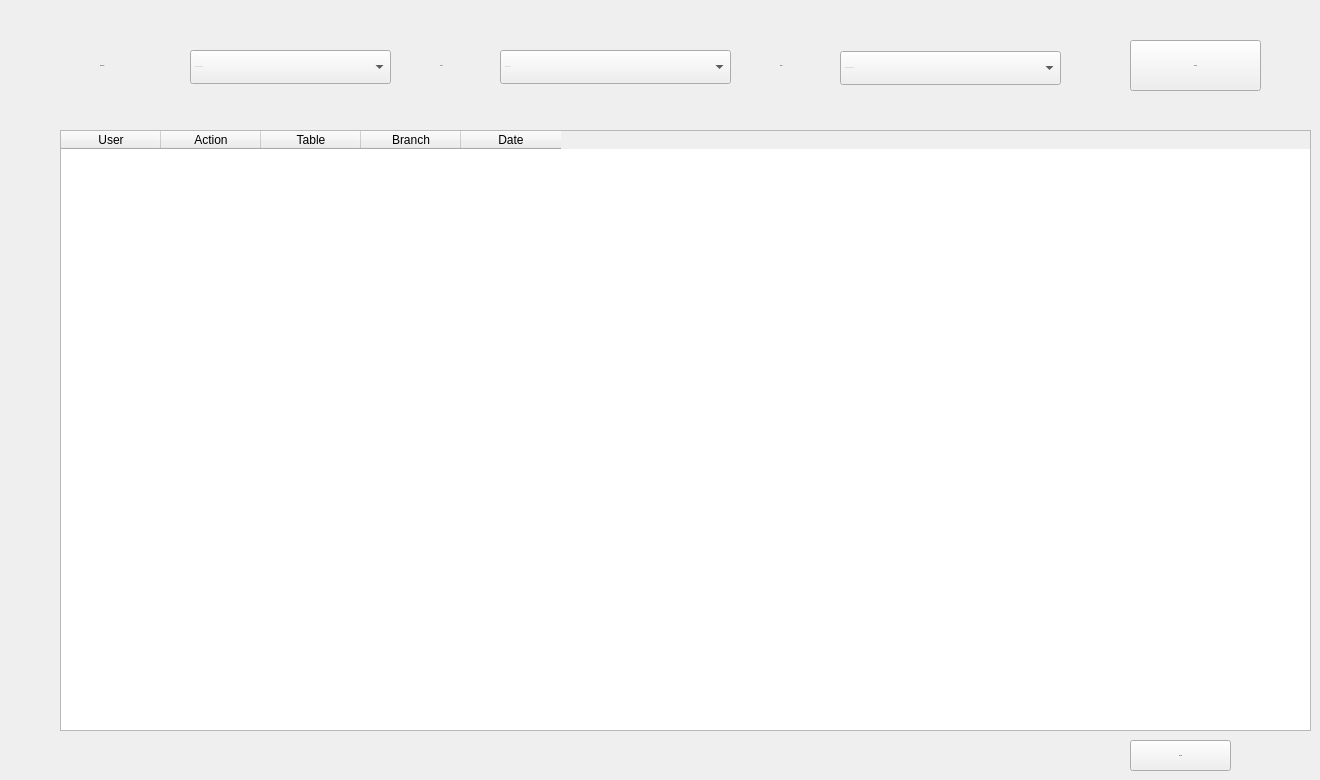
    <widget class="QWidget" name="history_tab">
     <attribute name="title">
      <string>Page</string>
     </attribute>
     <widget class="QLabel" name="label_3">
      <property name="geometry">
       <rect>
        <x>440</x>
        <y>55</y>
        <width>61</width>
        <height>21</height>
       </rect>
      </property>
      <property name="font">
       <font>
        <pointsize>-1</pointsize>
       </font>
      </property>
      <property name="text">
       <string>Action</string>
      </property>
     </widget>
     <widget class="QComboBox" name="historyaction_combo">
      <property name="geometry">
       <rect>
        <x>500</x>
        <y>50</y>
        <width>231</width>
        <height>34</height>
       </rect>
      </property>
      <property name="font">
       <font>
        <pointsize>-1</pointsize>
       </font>
      </property>
      <property name="cursor">
       <cursorShape>PointingHandCursor</cursorShape>
      </property>
      <item>
       <property name="text">
        <string>-----------------</string>
       </property>
      </item>
      <item>
       <property name="text">
        <string>Login</string>
       </property>
      </item>
      <item>
       <property name="text">
        <string>Logout</string>
       </property>
      </item>
      <item>
       <property name="text">
        <string>Add</string>
       </property>
      </item>
      <item>
       <property name="text">
        <string>Edite</string>
       </property>
      </item>
      <item>
       <property name="text">
        <string>Delete</string>
       </property>
      </item>
      <item>
       <property name="text">
        <string>Search</string>
       </property>
      </item>
     </widget>
     <widget class="QComboBox" name="historytable_combo">
      <property name="geometry">
       <rect>
        <x>840</x>
        <y>51</y>
        <width>221</width>
        <height>34</height>
       </rect>
      </property>
      <property name="font">
       <font>
        <pointsize>-1</pointsize>
       </font>
      </property>
      <property name="cursor">
       <cursorShape>PointingHandCursor</cursorShape>
      </property>
      <item>
       <property name="text">
        <string>----------------------------</string>
       </property>
      </item>
      <item>
       <property name="text">
        <string>Books</string>
       </property>
      </item>
      <item>
       <property name="text">
        <string>Clients</string>
       </property>
      </item>
      <item>
       <property name="text">
        <string>History</string>
       </property>
      </item>
      <item>
       <property name="text">
        <string>Branch</string>
       </property>
      </item>
      <item>
       <property name="text">
        <string>Category</string>
       </property>
      </item>
      <item>
       <property name="text">
        <string>Daily Movment</string>
       </property>
      </item>
      <item>
       <property name="text">
        <string>Employee</string>
       </property>
      </item>
      <item>
       <property name="text">
        <string>Publisher</string>
       </property>
      </item>
     </widget>
     <widget class="QLabel" name="label_34">
      <property name="geometry">
       <rect>
        <x>780</x>
        <y>55</y>
        <width>51</width>
        <height>21</height>
       </rect>
      </property>
      <property name="font">
       <font>
        <pointsize>-1</pointsize>
       </font>
      </property>
      <property name="text">
       <string>Table</string>
      </property>
     </widget>
     <widget class="QPushButton" name="historysearch_btn">
      <property name="geometry">
       <rect>
        <x>1130</x>
        <y>40</y>
        <width>131</width>
        <height>51</height>
       </rect>
      </property>
      <property name="font">
       <font>
        <pointsize>-1</pointsize>
       </font>
      </property>
      <property name="cursor">
       <cursorShape>PointingHandCursor</cursorShape>
      </property>
      <property name="text">
       <string>Search</string>
      </property>
      <property name="icon">
       <iconset resource="file.qrc">
        <normaloff>:/photos/loupe.png</normaloff>:/photos/loupe.png</iconset>
      </property>
      <property name="iconSize">
       <size>
        <width>30</width>
        <height>30</height>
       </size>
      </property>
     </widget>
     <widget class="QTableWidget" name="historyall_table">
      <property name="geometry">
       <rect>
        <x>60</x>
        <y>130</y>
        <width>1251</width>
        <height>601</height>
       </rect>
      </property>
      <column>
       <property name="text">
        <string>User</string>
       </property>
      </column>
      <column>
       <property name="text">
        <string>Action</string>
       </property>
      </column>
      <column>
       <property name="text">
        <string>Table</string>
       </property>
      </column>
      <column>
       <property name="text">
        <string>Branch</string>
       </property>
      </column>
      <column>
       <property name="text">
        <string>Date</string>
       </property>
      </column>
     </widget>
     <widget class="QPushButton" name="historyexport_btn">
      <property name="geometry">
       <rect>
        <x>1130</x>
        <y>740</y>
        <width>101</width>
        <height>31</height>
       </rect>
      </property>
      <property name="font">
       <font>
        <pointsize>-1</pointsize>
       </font>
      </property>
      <property name="cursor">
       <cursorShape>PointingHandCursor</cursorShape>
      </property>
      <property name="text">
       <string>Export</string>
      </property>
     </widget>
     <widget class="QLabel" name="label_35">
      <property name="geometry">
       <rect>
        <x>100</x>
        <y>50</y>
        <width>81</width>
        <height>31</height>
       </rect>
      </property>
      <property name="font">
       <font>
        <pointsize>-1</pointsize>
       </font>
      </property>
      <property name="text">
       <string>Employee</string>
      </property>
     </widget>
     <widget class="QComboBox" name="historybranch_cpmbo">
      <property name="geometry">
       <rect>
        <x>190</x>
        <y>50</y>
        <width>201</width>
        <height>34</height>
       </rect>
      </property>
      <property name="font">
       <font>
        <pointsize>-1</pointsize>
       </font>
      </property>
      <property name="cursor">
       <cursorShape>PointingHandCursor</cursorShape>
      </property>
      <item>
       <property name="text">
        <string>-------------------------</string>
       </property>
      </item>
     </widget>
    </widget>
